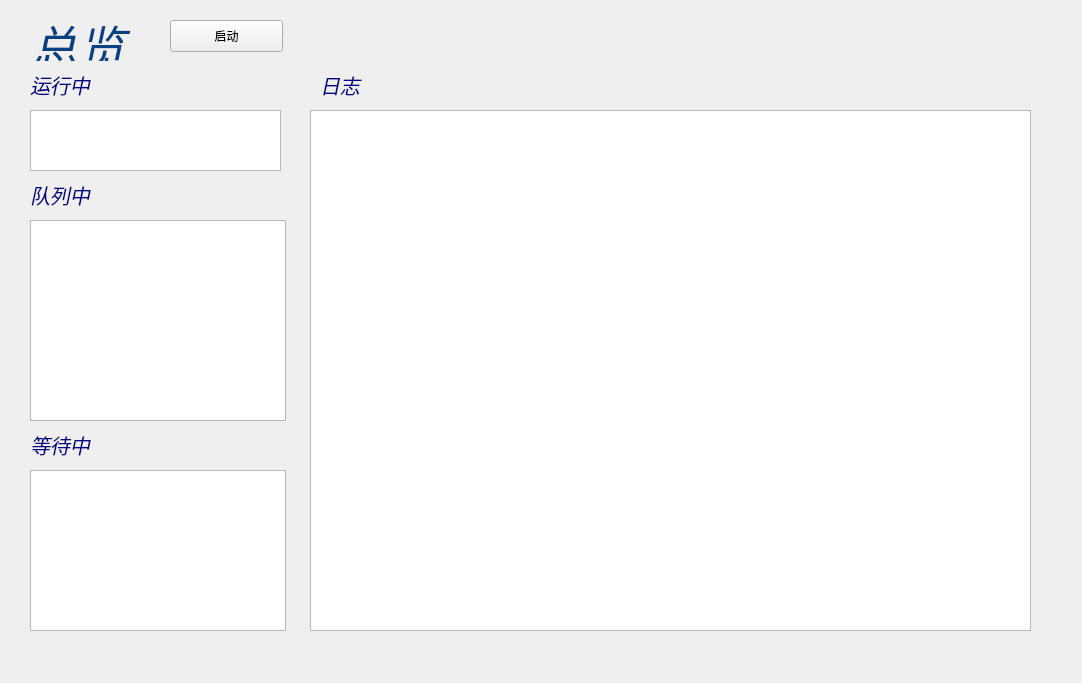
<?xml version="1.0" encoding="UTF-8"?>
<ui version="4.0">
 <class>Form</class>
 <widget class="QWidget" name="Form">
  <property name="geometry">
   <rect>
    <x>0</x>
    <y>0</y>
    <width>1082</width>
    <height>683</height>
   </rect>
  </property>
  <property name="windowTitle">
   <string>Form</string>
  </property>
  <widget class="QToolButton" name="run">
   <property name="geometry">
    <rect>
     <x>170</x>
     <y>20</y>
     <width>113</width>
     <height>32</height>
    </rect>
   </property>
   <property name="text">
    <string>启动</string>
   </property>
  </widget>
  <widget class="QListWidget" name="listWidget">
   <property name="geometry">
    <rect>
     <x>30</x>
     <y>110</y>
     <width>251</width>
     <height>61</height>
    </rect>
   </property>
  </widget>
  <widget class="QListWidget" name="listWidget_2">
   <property name="geometry">
    <rect>
     <x>30</x>
     <y>470</y>
     <width>256</width>
     <height>161</height>
    </rect>
   </property>
  </widget>
  <widget class="QTextBrowser" name="textBrowser">
   <property name="geometry">
    <rect>
     <x>310</x>
     <y>110</y>
     <width>721</width>
     <height>521</height>
    </rect>
   </property>
  </widget>
  <widget class="QListWidget" name="listWidget_3">
   <property name="geometry">
    <rect>
     <x>30</x>
     <y>220</y>
     <width>256</width>
     <height>201</height>
    </rect>
   </property>
  </widget>
  <widget class="QLabel" name="label_5">
   <property name="geometry">
    <rect>
     <x>320</x>
     <y>70</y>
     <width>101</width>
     <height>31</height>
    </rect>
   </property>
   <property name="text">
    <string>&lt;html&gt;&lt;head/&gt;&lt;body&gt;&lt;p&gt;&lt;span style=&quot; font-size:15pt; font-style:italic; color:#000080;&quot;&gt;日志&lt;/span&gt;&lt;/p&gt;&lt;/body&gt;&lt;/html&gt;</string>
   </property>
  </widget>
  <widget class="QLabel" name="label_6">
   <property name="geometry">
    <rect>
     <x>30</x>
     <y>70</y>
     <width>101</width>
     <height>31</height>
    </rect>
   </property>
   <property name="text">
    <string>&lt;html&gt;&lt;head/&gt;&lt;body&gt;&lt;p&gt;&lt;span style=&quot; font-size:15pt; font-style:italic; color:#000080;&quot;&gt;运行中&lt;/span&gt;&lt;/p&gt;&lt;/body&gt;&lt;/html&gt;</string>
   </property>
  </widget>
  <widget class="QLabel" name="label_7">
   <property name="geometry">
    <rect>
     <x>30</x>
     <y>180</y>
     <width>101</width>
     <height>31</height>
    </rect>
   </property>
   <property name="text">
    <string>&lt;html&gt;&lt;head/&gt;&lt;body&gt;&lt;p&gt;&lt;span style=&quot; font-size:15pt; font-style:italic; color:#000080;&quot;&gt;队列中&lt;/span&gt;&lt;/p&gt;&lt;/body&gt;&lt;/html&gt;</string>
   </property>
  </widget>
  <widget class="QLabel" name="label_8">
   <property name="geometry">
    <rect>
     <x>30</x>
     <y>430</y>
     <width>101</width>
     <height>31</height>
    </rect>
   </property>
   <property name="text">
    <string>&lt;html&gt;&lt;head/&gt;&lt;body&gt;&lt;p&gt;&lt;span style=&quot; font-size:15pt; font-style:italic; color:#000080;&quot;&gt;等待中&lt;/span&gt;&lt;/p&gt;&lt;/body&gt;&lt;/html&gt;</string>
   </property>
  </widget>
  <widget class="QLabel" name="label">
   <property name="geometry">
    <rect>
     <x>30</x>
     <y>10</y>
     <width>211</width>
     <height>51</height>
    </rect>
   </property>
   <property name="text">
    <string>&lt;html&gt;&lt;head/&gt;&lt;body&gt;&lt;p&gt;&lt;span style=&quot; font-size:36pt; font-style:italic; color:#074080;&quot;&gt;总览&lt;/span&gt;&lt;/p&gt;&lt;/body&gt;&lt;/html&gt;</string>
   </property>
  </widget>
 </widget>
 <resources/>
 <connections/>
</ui>
